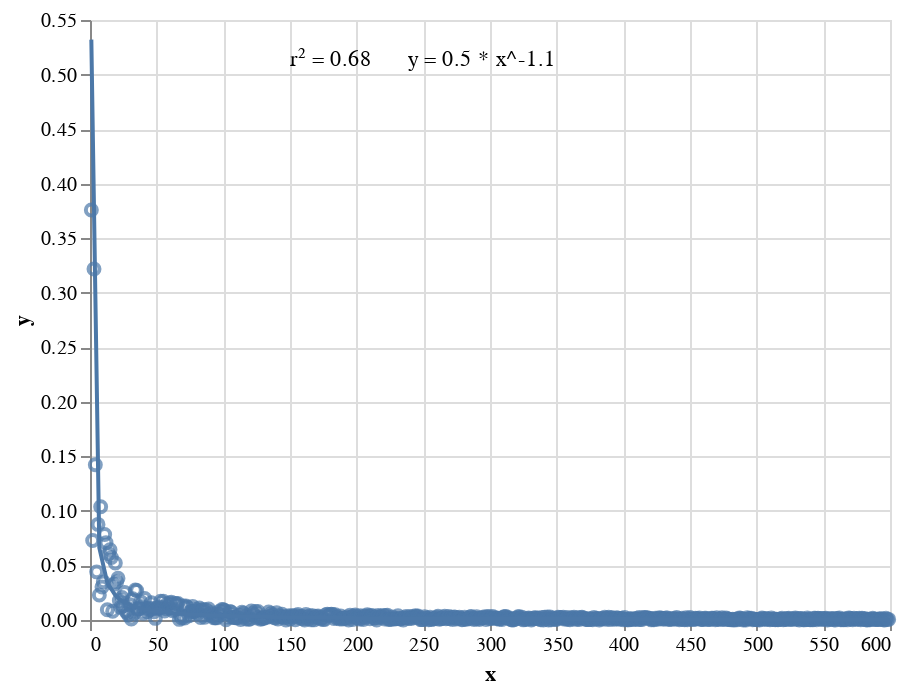

The notebook cell this image was saved under:
### Code cell
import numpy as np

x = np.arange(1,600)
y = 1 / x
y = y * (np.random.rand(len(y)) * (1.0-0.0) + 0.0)
df = pd.DataFrame(y, x).reset_index().rename(columns = {'index':'x', 0:'y'})

chart = alt.Chart(df).mark_point().encode(
    x='x',
    y='y'
)

reg = chart.transform_regression('x', 'y', method='pow', extent=[1, 600]).mark_line()

band = chart.mark_errorband(extent='ci', color='red').encode(
    x='x',
    y='y'
)

regParams = chart.transform_regression('x', 'y', method='pow', extent=[1, 600], params=True).mark_text(align='left', lineBreak='\n').encode(
    x=alt.value(100),  # pixels from left
    y=alt.value(20),  # pixels from top
    text='params:N'
).transform_calculate(
    params='"r² = " + round(datum.rSquared * 100)/100 + "      y = " + round(datum.coef[0] * 10)/10 + " * x^" + round(datum.coef[1] * 10)/10'
)

chart + reg + band + regParams

### Figure 1 — Vega-Lite specification as saved in the notebook (floating-point values rounded to 4 significant figures; data arrays with more than 128 entries replaced by an {"elided": "..."} marker saying what was removed)
{"config": {"view": {"continuousWidth": 400, "continuousHeight": 300}}, "layer": [{"mark": "point", "encoding": {"x": {"type": "quantitative", "field": "x"}, "y": {"type": "quantitative", "field": "y"}}}, {"mark": "line", "encoding": {"x": {"type": "quantitative", "field": "x"}, "y": {"type": "quantitative", "field": "y"}}, "transform": [{"on": "x", "regression": "y", "extent": [1, 600], "method": "pow"}]}, {"mark": {"type": "errorband", "color": "red", "extent": "ci"}, "encoding": {"x": {"type": "quantitative", "field": "x"}, "y": {"type": "quantitative", "field": "y"}}}, {"mark": {"type": "text", "align": "left", "lineBreak": "\n"}, "encoding": {"text": {"type": "nominal", "field": "params"}, "x": {"value": 100}, "y": {"value": 20}}, "transform": [{"on": "x", "regression": "y", "extent": [1, 600], "method": "pow", "params": true}, {"calculate": "\"r² = \" + round(datum.rSquared * 100)/100 + \"      y = \" + round(datum.coef[0] * 10)/10 + \" * x^\" + round(datum.coef[1] * 10)/10", "as": "params"}]}], "data": {"name": "data-a131cf5865422d706f2ea52a62d8f2f7"}, "$schema": "https://vega.github.io/schema/vega-lite/v4.8.1.json", "datasets": {"data-a131cf5865422d706f2ea52a62d8f2f7": {"elided": "599 records"}}}
